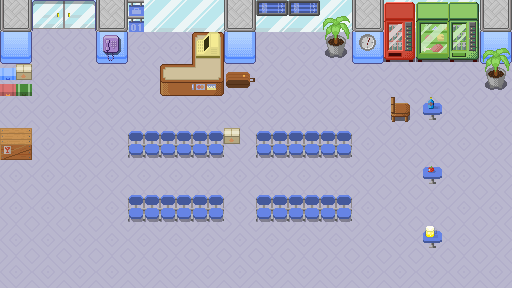

This game map was drawn from its Tiled (.tmx) file and the tilesets committed beside it. A one-line description and the trimmed map source follow:
An orthogonal 16x9 tile map with 32x32 px tiles, 4 tile layers (Background, building structure, details, extra).

<map version="1.0" orientation="orthogonal" renderorder="right-down" width="16" height="9" tilewidth="32" tileheight="32" nextobjectid="1">
 <tileset firstgid="1" name="open_tileset" tilewidth="32" tileheight="32" tilecount="1710">
  <image source="../../open_tileset.png" width="1440" height="1216" />
 </tileset>
 <layer name="Background" width="16" height="9">
  <data>[144 cells, 144 non-empty, 1 distinct tile ids]</data>
 </layer>
 <layer name="building structure" width="16" height="9">
  <data>[144 cells, 21 non-empty, 5 distinct tile ids]</data>
 </layer>
 <layer name="details" width="16" height="9">
  <data>[144 cells, 38 non-empty, 22 distinct tile ids]</data>
 </layer>
 <layer name="extra" width="16" height="9">
  <data>[144 cells, 3 non-empty, 3 distinct tile ids]</data>
 </layer>
</map>
